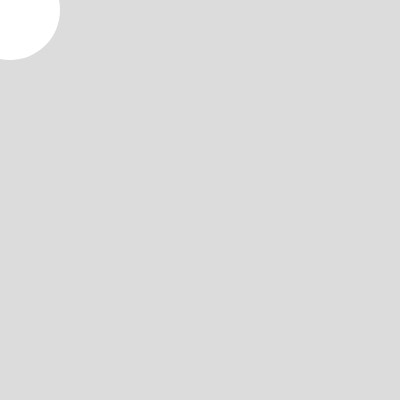
Frame 1 (no input)
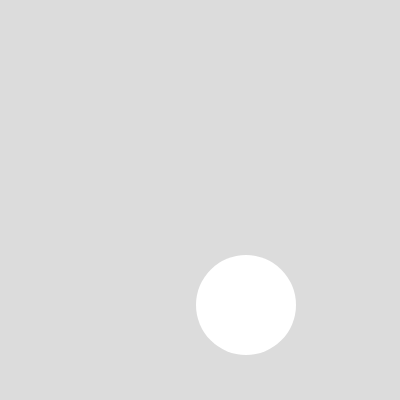
Frame 60 (no input)
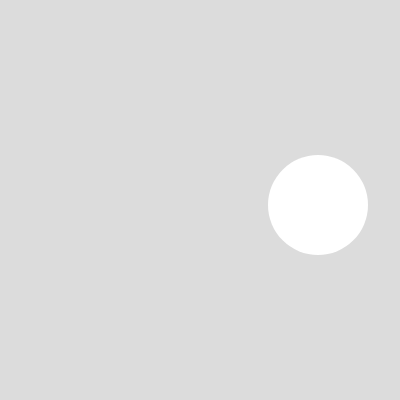
Frame 120 (the mouse pressed at the canvas centre since frame 60)

The p5.js sketch that drew these frames (run headless with seeded random() and noise() and a simulated clock; from frame 60 on, the mouse is pressed at the canvas centre):

// p5.js sketch
// ── sketch.js
let x = 10;
let y = 10;
let xSpeed = 4;
let ySpeed = 5;

function setup() {
  createCanvas(400, 400);
}

function draw() {
  background(220);

  noStroke();
  circle(x, y, 100);

  x += xSpeed;
  y += ySpeed;

  if (x > width || x < 0) {
    xSpeed *= -1;
  }

  if (y > height || y < 0) {
    ySpeed *= -1;
  }
}
